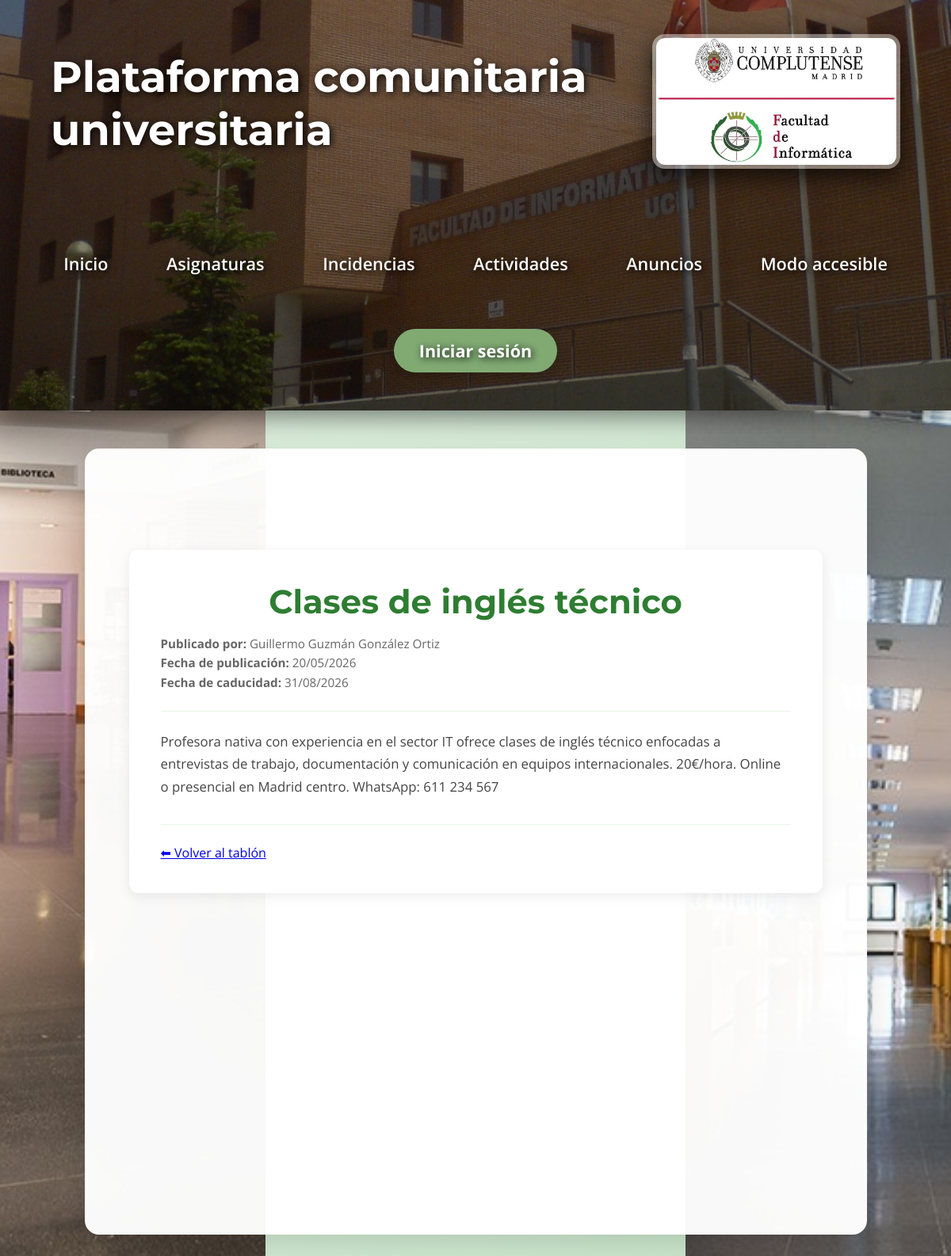
The app's page /anuncios/8 with its own data.
### models.py (models this page shows, shortened)
class Announcement(db.Model):
    __tablename__ = "announcements"
    id = db.Column(db.Integer, primary_key=True)
    title = db.Column(db.String(200), nullable=False)
    content = db.Column(db.Text, nullable=False)
    created_at = db.Column(db.DateTime, nullable=False, default=datetime.utcnow)
    expires_at = db.Column(db.DateTime, nullable=False)
    status = db.Column(db.String(20), nullable=False, default="pendiente") # pendiente / aprobado / rechazado
    user_id = db.Column(db.Integer, db.ForeignKey("users.id"), nullable=False)
    user = db.relationship("User", backref="announcements")

class User(UserMixin, db.Model):
    __tablename__ = "users"
    id = db.Column(db.Integer, primary_key=True)
    email = db.Column(db.String(120), unique=True, nullable=False)
    name = db.Column(db.String(100), nullable=False)
    role = db.Column(db.String(20), nullable=False, default="estudiante")
    password_hash = db.Column(db.String(200), nullable=True)

### app.py (the view)
@app.route("/anuncios/<int:ad_id>")
def ad_detail(ad_id):
    anuncio = Announcement.query.get_or_404(ad_id)
    return render_template("ads/ad_detail.html", anuncio=anuncio)

### templates/ads/ad_detail.html (shortened to what this page needs)
{% extends "base.html" %}
{% block custom_css %}
<link rel="stylesheet" href="{{ url_for('static', filename='css/ads.css') }}">
{% endblock %}
{% block content %}
<div class="ad-detail-wrapper">
    <h2 class="ad-title">{{ anuncio.title }}</h2>
    <div class="ad-meta">
        <strong>Publicado por:</strong> {{ anuncio.user.name }}<br>
        <strong>Fecha de publicación:</strong> {{ anuncio.created_at.strftime('%d/%m/%Y') }}<br>
        <strong>Fecha de caducidad:</strong> {{ anuncio.expires_at.strftime('%d/%m/%Y') }}
    </div>
    <div class="ad-content">
        {{ anuncio.content }}
    </div>
    <div class="ad-actions">
        <a href="{{ url_for('ads') }}" class="back-link">⬅ Volver al tablón</a>
    </div>
</div>
{% endblock %}

### static/css/global.css (style rules this page uses)
body { font-family: 'Open Sans', sans-serif; background: linear-gradient(135deg, #e8f5e8 0%, #c8e6c9 100%); margin: 0; padding: 0; min-height: 100vh; color: #2e7d32; }
h2 { color: #1b5e20; font-family: 'Montserrat', sans-serif; font-size: 2.6rem; text-align: center; margin-bottom: 1.5rem; }
body::before, body::after { content: ""; position: fixed; top: 0; width: 335px; height: 100%; background-repeat: no-repeat; background-position: center top; background-size: cover; z-index: 0; }
body::before { left: 0; background-image: url('../img/hall.jpg'); }
body::after { right: 0; background-image: url('../img/pasillo.jpg'); }

### static/css/ads.css (style rules this page uses)
.ad-detail-wrapper { max-width: 800px; margin: 2rem auto; background: #fff; padding: 2.5rem; border-radius: 12px; box-shadow: 0 4px 16px rgba(0,0,0,0.08); }
.ad-title { color: #2e7d32; margin-top: 0; margin-bottom: 1rem; }
.ad-meta { color: #666; font-size: 0.95rem; line-height: 1.6; margin-bottom: 1.5rem; padding-bottom: 1.5rem; border-bottom: 1px solid #e8f5e8; }
.ad-content { color: #444; font-size: 1.05rem; line-height: 1.7; margin-bottom: 2rem; }
.ad-actions { display: flex; gap: 1rem; align-items: center; margin-top: 1.5rem; padding-top: 1.5rem; border-top: 1px solid #e8f5e8; }

### records on screen
Announcement: title "Clases de inglés técnico", created_at "20/05/2026", expires_at "31/08/2026", content "Profesora nativa con experiencia en el sector IT ofrece clases de inglés técnico enfocadas a entrevistas de trabajo, documentación y comunicación en equipos internacionales. 20€/hora. Online o presencial en Madrid centro. WhatsApp: 611 234 567"
User: user.name "Guillermo Guzmán González Ortiz"
